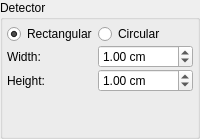
        <widget class="QGroupBox" name="groupBox_15">
         <property name="title">
          <string>Detector</string>
         </property>
         <layout class="QGridLayout" name="gridLayout_33">
          <property name="leftMargin">
           <number>4</number>
          </property>
          <property name="topMargin">
           <number>4</number>
          </property>
          <property name="rightMargin">
           <number>4</number>
          </property>
          <property name="bottomMargin">
           <number>4</number>
          </property>
          <property name="spacing">
           <number>1</number>
          </property>
          <item row="0" column="0">
           <widget class="QRadioButton" name="radioDetRect">
            <property name="text">
             <string>Rectangular</string>
            </property>
            <property name="checked">
             <bool>true</bool>
            </property>
           </widget>
          </item>
          <item row="1" column="0">
           <widget class="QLabel" name="label_46">
            <property name="sizePolicy">
             <sizepolicy hsizetype="Fixed" vsizetype="Preferred">
              <horstretch>0</horstretch>
              <verstretch>0</verstretch>
             </sizepolicy>
            </property>
            <property name="text">
             <string>Width:</string>
            </property>
           </widget>
          </item>
          <item row="1" column="1">
           <widget class="QDoubleSpinBox" name="spinDetW">
            <property name="suffix">
             <string> cm</string>
            </property>
            <property name="decimals">
             <number>2</number>
            </property>
            <property name="maximum">
             <double>999.000000000000000</double>
            </property>
            <property name="singleStep">
             <double>0.100000000000000</double>
            </property>
            <property name="value">
             <double>1.000000000000000</double>
            </property>
           </widget>
          </item>
          <item row="0" column="1">
           <widget class="QRadioButton" name="radioDetCirc">
            <property name="text">
             <string>Circular</string>
            </property>
           </widget>
          </item>
          <item row="2" column="0">
           <widget class="QLabel" name="label_47">
            <property name="sizePolicy">
             <sizepolicy hsizetype="Fixed" vsizetype="Preferred">
              <horstretch>0</horstretch>
              <verstretch>0</verstretch>
             </sizepolicy>
            </property>
            <property name="text">
             <string>Height:</string>
            </property>
           </widget>
          </item>
          <item row="2" column="1">
           <widget class="QDoubleSpinBox" name="spinDetH">
            <property name="suffix">
             <string> cm</string>
            </property>
            <property name="decimals">
             <number>2</number>
            </property>
            <property name="maximum">
             <double>999.000000000000000</double>
            </property>
            <property name="singleStep">
             <double>0.100000000000000</double>
            </property>
            <property name="value">
             <double>1.000000000000000</double>
            </property>
           </widget>
          </item>
          <item row="3" column="0" colspan="2">
           <spacer name="verticalSpacer_8">
            <property name="orientation">
             <enum>Qt::Vertical</enum>
            </property>
            <property name="sizeHint" stdset="0">
             <size>
              <width>20</width>
              <height>40</height>
             </size>
            </property>
           </spacer>
          </item>
         </layout>
        </widget>
